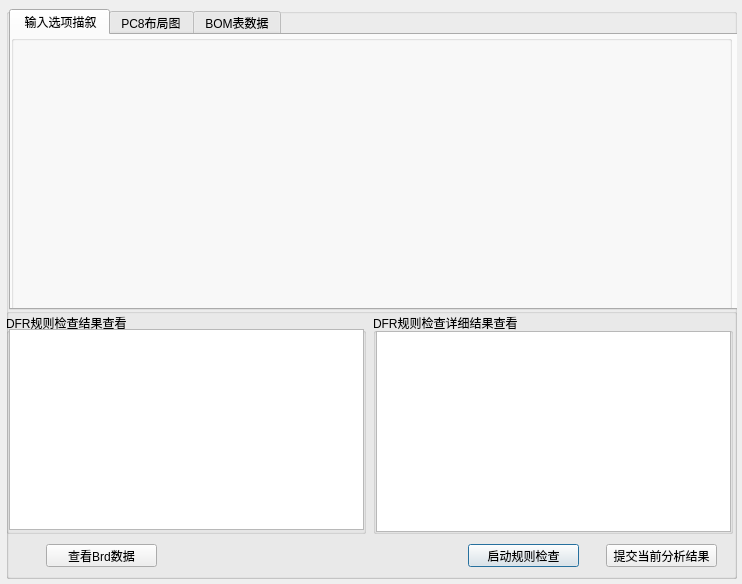
<?xml version="1.0" encoding="UTF-8"?>
<ui version="4.0">
 <class>DFRRiskAnalyse</class>
 <widget class="QDialog" name="DFRRiskAnalyse">
  <property name="geometry">
   <rect>
    <x>0</x>
    <y>0</y>
    <width>742</width>
    <height>584</height>
   </rect>
  </property>
  <property name="windowTitle">
   <string>Dialog</string>
  </property>
  <property name="windowIcon">
   <iconset resource="../qrc/Top.qrc">
    <normaloff>:/new/wl/Logo_ico.png</normaloff>:/new/wl/Logo_ico.png</iconset>
  </property>
  <widget class="QGroupBox" name="groupBox">
   <property name="geometry">
    <rect>
     <x>6</x>
     <y>8</y>
     <width>731</width>
     <height>571</height>
    </rect>
   </property>
   <property name="title">
    <string/>
   </property>
   <widget class="QTabWidget" name="tabWidget_3">
    <property name="geometry">
     <rect>
      <x>3</x>
      <y>1</y>
      <width>731</width>
      <height>301</height>
     </rect>
    </property>
    <property name="currentIndex">
     <number>0</number>
    </property>
    <widget class="QWidget" name="tabInputDescribe">
     <attribute name="title">
      <string> 输入选项描叙</string>
     </attribute>
     <widget class="QWidget" name="verticalLayoutWidget_2">
      <property name="geometry">
       <rect>
        <x>0</x>
        <y>0</y>
        <width>721</width>
        <height>281</height>
       </rect>
      </property>
      <layout class="QVBoxLayout" name="verticalLayout_2">
       <item>
        <widget class="QGroupBox" name="groupBoxInput">
         <property name="title">
          <string/>
         </property>
        </widget>
       </item>
      </layout>
     </widget>
    </widget>
    <widget class="QWidget" name="tabPC8">
     <attribute name="title">
      <string>PC8布局图</string>
     </attribute>
    </widget>
    <widget class="QWidget" name="taBOM">
     <attribute name="title">
      <string>BOM表数据</string>
     </attribute>
     <widget class="QWidget" name="verticalLayoutWidget">
      <property name="geometry">
       <rect>
        <x>0</x>
        <y>0</y>
        <width>721</width>
        <height>281</height>
       </rect>
      </property>
      <layout class="QVBoxLayout" name="verticalLayout">
       <item>
        <widget class="QTableWidget" name="tableWidgetBOM"/>
       </item>
      </layout>
     </widget>
    </widget>
   </widget>
   <widget class="QGroupBox" name="groupBox_2">
    <property name="geometry">
     <rect>
      <x>0</x>
      <y>300</y>
      <width>731</width>
      <height>271</height>
     </rect>
    </property>
    <property name="title">
     <string/>
    </property>
    <widget class="QGroupBox" name="groupBox_3">
     <property name="geometry">
      <rect>
       <x>0</x>
       <y>5</y>
       <width>360</width>
       <height>221</height>
      </rect>
     </property>
     <property name="title">
      <string>DFR规则检查结果查看</string>
     </property>
     <widget class="QTableWidget" name="tableWidgetResult">
      <property name="geometry">
       <rect>
        <x>3</x>
        <y>16</y>
        <width>355</width>
        <height>201</height>
       </rect>
      </property>
     </widget>
    </widget>
    <widget class="QGroupBox" name="groupBox_4">
     <property name="geometry">
      <rect>
       <x>367</x>
       <y>5</y>
       <width>360</width>
       <height>221</height>
      </rect>
     </property>
     <property name="title">
      <string>DFR规则检查详细结果查看</string>
     </property>
     <widget class="QTableWidget" name="tableWidgetResultDetail">
      <property name="geometry">
       <rect>
        <x>3</x>
        <y>18</y>
        <width>355</width>
        <height>201</height>
       </rect>
      </property>
     </widget>
    </widget>
    <widget class="QPushButton" name="pbStartCheck">
     <property name="geometry">
      <rect>
       <x>462</x>
       <y>236</y>
       <width>111</width>
       <height>23</height>
      </rect>
     </property>
     <property name="text">
      <string>启动规则检查</string>
     </property>
    </widget>
    <widget class="QPushButton" name="pbSubmitResult">
     <property name="geometry">
      <rect>
       <x>600</x>
       <y>236</y>
       <width>111</width>
       <height>23</height>
      </rect>
     </property>
     <property name="text">
      <string>提交当前分析结果</string>
     </property>
    </widget>
    <widget class="QPushButton" name="pbBrdData">
     <property name="geometry">
      <rect>
       <x>40</x>
       <y>236</y>
       <width>111</width>
       <height>23</height>
      </rect>
     </property>
     <property name="text">
      <string>查看Brd数据</string>
     </property>
    </widget>
   </widget>
  </widget>
 </widget>
 <resources>
  <include location="../qrc/Top.qrc"/>
 </resources>
 <connections/>
</ui>
